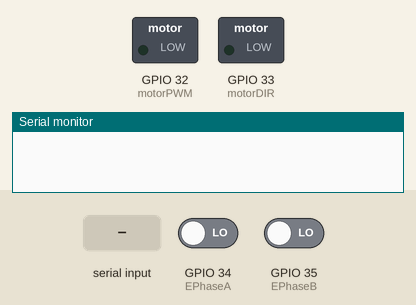
A sketch run on a simulated ESP32. Shown: switched loads named in the sketch (green lamp = pin HIGH), the last lines printed to the serial monitor. The inputs (shaded band) are chosen by the test bench; at power-on: GPIO 34 (EPhaseA) LOW, GPIO 35 (EPhaseB) LOW.

Above: at 1.2 s.
1.3 s: "90,45\n" received over Serial
At 2.6 s:
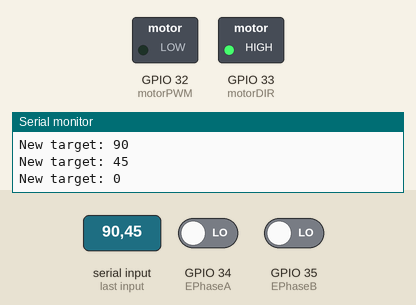
3.8 s: GPIO 34 (EPhaseA) driven HIGH
At 4.9 s:
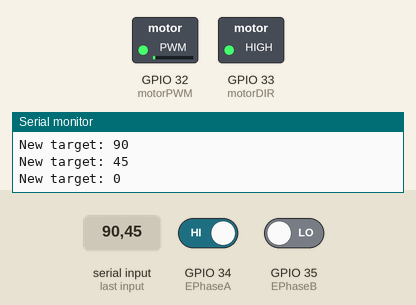
5.3 s: "200\n" received over Serial
At 6.0 s:
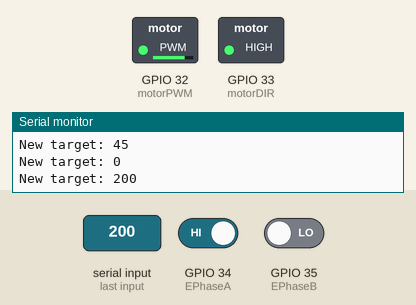
7.8 s: GPIO 34 (EPhaseA) driven LOW
At 9.0 s:
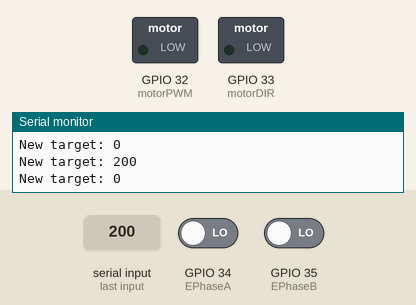
9.3 s: "90\n" received over Serial
At 10.1 s:
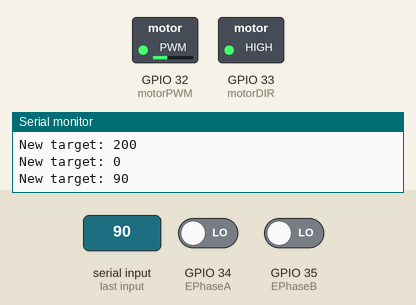
Timing chart, 0 to 12.3 s (numbered marks = the images above; inputs shaded):
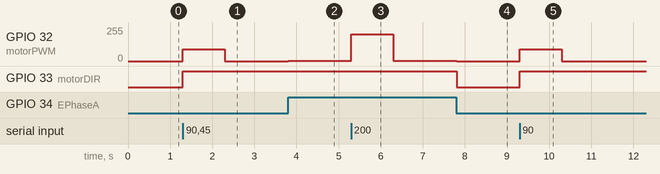

Measured:
- after the input at 1.3 s, GPIO 32 (motorPWM): 0/255 → 90/255 at once, → 0/255 1.0 s later; GPIO 33 (motorDIR): LOW → HIGH at once
- after the input at 3.8 s, GPIO 32 (motorPWM): 0/255 → 1/255 at once
- after the input at 5.3 s, GPIO 32 (motorPWM): 1/255 → 201/255 at once, → 1/255 1.0 s later
- after the input at 7.8 s, GPIO 32 (motorPWM): 1/255 → 0/255 at once; GPIO 33 (motorDIR): HIGH → LOW at once
- after the input at 9.3 s, GPIO 32 (motorPWM): 0/255 → 90/255 at once, → 0/255 1.0 s later; GPIO 33 (motorDIR): LOW → HIGH at once

The sketch:

motor-control-system.ino
```cpp
const byte motorPWM = 32;
const byte motorDIR = 33;

const byte EPhaseA = 34;
const byte EPhaseB = 35;

const float Kp = 1.0;
const float Ki = 0.05;
const float Kd = 0.02;

float integral = 0;
float previousPV = 0;

volatile long encoderCount = 0;
const int COUNTS_PER_REV = 1375; //experimental value
const byte PWM_MAX = 255;
const int INTEGRAL_LIMIT = 1000;
long setpoint = 0;

unsigned long prevTime = 0;

void encoderISR() {
  int A = digitalRead(EPhaseA);
  int B = digitalRead(EPhaseB);

  if(A == B) {
    encoderCount++;
  } else {
    encoderCount--;
  }
}

void setMotor(int value) {
  value = constrain(value, -PWM_MAX, PWM_MAX);

  if (value > 0) {
    digitalWrite(motorDIR, HIGH);
    analogWrite(motorPWM, value);
  } else if (value < 0) {
    digitalWrite(motorDIR, LOW);
    analogWrite(motorPWM, -value);
  } else {
    analogWrite(motorPWM, 0);
  }
}

float getShortestError(long SP, long PV) {
  long error = SP - PV;

  if (error > COUNTS_PER_REV / 2) {
    error -= COUNTS_PER_REV;
  } else if (error < -COUNTS_PER_REV / 2) {
    error += COUNTS_PER_REV;
  }

  return (float)error;
}

int updatePID(long SP, long PV, float dt) {
  float error = getShortestError(SP, PV);

  integral += error*dt;

  integral = constrain(integral, -INTEGRAL_LIMIT, INTEGRAL_LIMIT);

  float derivative = -(PV - previousPV) / dt;

  float output = Kp*error + Ki*integral + Kd*derivative;
  output = constrain(output, -PWM_MAX, PWM_MAX);

  previousPV = PV;
  return (int) output;
}

void setup() {
  pinMode(motorPWM, OUTPUT);
  pinMode(motorDIR, OUTPUT);

  // encoder has internal pullup so no pullup @ microcontroller needed
  pinMode(EPhaseA, INPUT);
  pinMode(EPhaseB, INPUT);

  attachInterrupt(digitalPinToInterrupt(EPhaseA), encoderISR, CHANGE);

  Serial.begin(115200);

  setMotor(0);

  prevTime = micros();
}

void loop() {
  if (Serial.available()) {
    setpoint = Serial.parseInt();

    integral = 0;

    noInterrupts();
    previousPV = encoderCount;
    interrupts();

    Serial.print("New target: ");
    Serial.println(setpoint);
  }

  unsigned long now = micros();

  if (now - prevTime >= 1000) {
    float dt = (now - prevTime) / 1000000.0;

    prevTime = now;

    noInterrupts();
    long position = encoderCount;
    interrupts();

    int motorCommand = updatePID(setpoint, position, dt);

    setMotor(motorCommand);
  }
}
```
